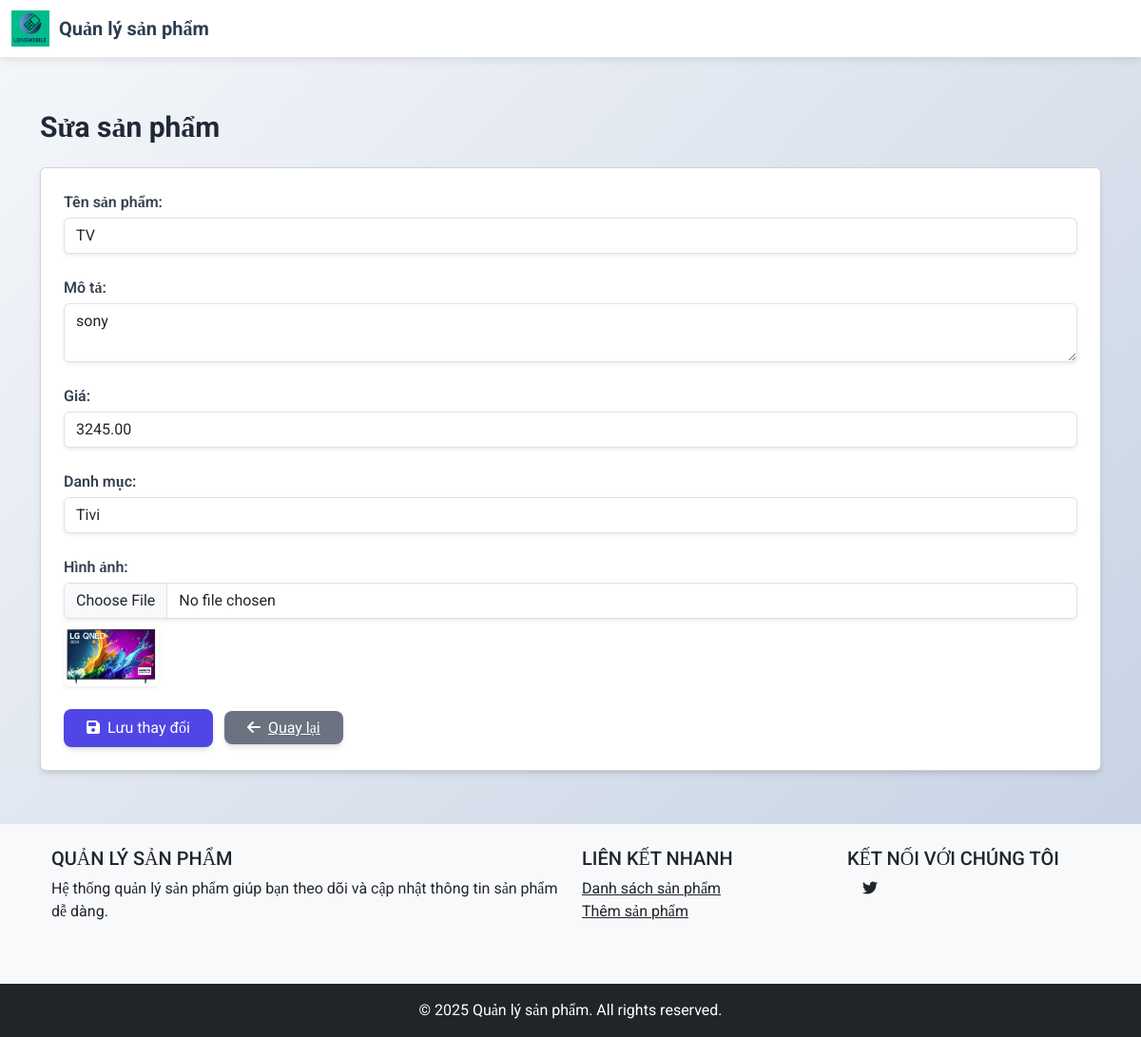
/webbanhang/Product/edit/10, run on the app's committed database.
### tables this page shows
CREATE TABLE IF NOT EXISTS `product` (
  `id` int NOT NULL AUTO_INCREMENT,
  `name` varchar(100) NOT NULL,
  `description` text,
  `price` decimal(10,2) NOT NULL,
  `image` varchar(255) DEFAULT NULL,
  `category_id` int DEFAULT NULL,
  PRIMARY KEY (`id`),
  KEY `category_id` (`category_id`),
  CONSTRAINT `product_ibfk_1` FOREIGN KEY (`category_id`) REFERENCES `category` (`id`) ON DELETE CASCADE
);

CREATE TABLE IF NOT EXISTS `category` (
  `id` int NOT NULL AUTO_INCREMENT,
  `name` varchar(100) NOT NULL,
  `description` text,
  PRIMARY KEY (`id`)
);

### webbanhang/index.php (called while the page is built, shortened)
<?php
require_once 'app/models/ProductModel.php';
$url = $_GET['url'] ?? '';
$url = rtrim($url, '/');
$url = filter_var($url, FILTER_SANITIZE_URL);
$url = explode('/', $url);
$action = isset($url[1]) && $url[1] != '' ? $url[1] : 'index';
    $controller = new $controllerName();
    call_user_func_array([$controller, $action], array_slice($url, 2));

### webbanhang/app/config/database.php (called while the page is built, shortened)
<?php
class Database {
private $host = "localhost";
private $db_name = "my_store";
private $username = "root";
private $password = "";
public function getConnection() {
$this->conn = null;
try {
$this->conn = new PDO("mysql:host=" . $this->host . ";dbname=" . $this->db_name, $this->username, $this->password);
$this->conn->exec("set names utf8");
} catch(PDOException $exception) {
echo "Connection error: " . $exception->getMessage();
}
return $this->conn;
}
}

### webbanhang/app/models/ProductModel.php (called while the page is built, shortened)
<?php
class ProductModel
{
    private $conn;
    private $table_name = "product";
    public function __construct($db)
    {
        $this->conn = $db;
    }
    public function getProductById($id)
    {
        $query = "SELECT * FROM " . $this->table_name . " WHERE id = :id";
        $stmt = $this->conn->prepare($query);
        $stmt->bindParam(':id', $id);
        $stmt->execute();
        return $stmt->fetch(PDO::FETCH_OBJ);
    }
}
?>

### webbanhang/app/models/CategoryModel.php (called while the page is built, shortened)
<?php
class CategoryModel
{
    private $conn;
    private $table_name = "category";
    public function __construct($db)
    {
        $this->conn = $db;
    }
    public function getCategories()
    {
        $query = "SELECT id, name, description FROM " . $this->table_name . " ORDER BY id DESC";
        $stmt = $this->conn->prepare($query);
        $stmt->execute();
        return $stmt->fetchAll(PDO::FETCH_OBJ);
    }
}
?>

### webbanhang/app/views/product/edit.php (the view, shortened to what this page needs)
<!DOCTYPE html>
<html lang="vi">
<head>
<link href="https://cdn.jsdelivr.net/npm/bootstrap@5.3.3/dist/css/bootstrap.min.css" rel="stylesheet">
<script src="https://cdn.tailwindcss.com"></script>
<link href="https://cdnjs.cloudflare.com/ajax/libs/font-awesome/6.5.1/css/all.min.css" rel="stylesheet">
<link href="https://unpkg.com/aos@2.3.1/dist/aos.css" rel="stylesheet">
</head>
<body class="bg-gray-100 font-['Roboto']">
    <?php include 'app/views/shares/header.php'; ?>
    <div class="container py-6">
        <h1 class="text-3xl font-bold text-gray-800 mb-6" data-aos="fade-down">Sửa sản phẩm</h1>
        <div class="card form-card bg-white rounded-lg shadow-md p-6" data-aos="fade-up">
            <form method="POST" action="/webbanhang/Product/update" enctype="multipart/form-data">
                <div class="mb-4">
                    <label for="name" class="block text-gray-700 font-semibold">Tên sản phẩm:</label>
                    <input type="text" id="name" name="name"
                           class="form-control mt-1 rounded-md shadow-sm focus:ring-indigo-500 focus:border-indigo-500"
                           value="<?php echo htmlspecialchars($product->name, ENT_QUOTES, 'UTF-8'); ?>" required>
                </div>
                <div class="mb-4">
                    <label for="description" class="block text-gray-700 font-semibold">Mô tả:</label>
                    <textarea id="description" name="description"
                              class="form-control mt-1 rounded-md shadow-sm focus:ring-indigo-500 focus:border-indigo-500"
                              required><?php echo htmlspecialchars($product->description, ENT_QUOTES, 'UTF-8'); ?></textarea>
                </div>
                <div class="mb-4">
                    <label for="price" class="block text-gray-700 font-semibold">Giá:</label>
                    <input type="number" id="price" name="price" step="0.01"
                           class="form-control mt-1 rounded-md shadow-sm focus:ring-indigo-500 focus:border-indigo-500"
                           value="<?php echo htmlspecialchars($product->price, ENT_QUOTES, 'UTF-8'); ?>" required>
                </div>
                <div class="mb-4">
                    <label for="category_id" class="block text-gray-700 font-semibold">Danh mục:</label>
                    <select id="category_id" name="category_id"
                            class="form-control mt-1 rounded-md shadow-sm focus:ring-indigo-500 focus:border-indigo-500" required>
                        <?php foreach ($categories as $category): ?>
                            <option value="<?php echo $category->id; ?>"
                                    <?php echo $category->id == $product->category_id ? 'selected' : ''; ?>>
                                <?php echo htmlspecialchars($category->name, ENT_QUOTES, 'UTF-8'); ?>
                            </option>
                        <?php endforeach; ?>
                    </select>
                </div>
                <div class="mb-4">
                    <label for="image" class="block text-gray-700 font-semibold">Hình ảnh:</label>
                    <input type="file" id="image" name="image"
                           class="form-control mt-1 rounded-md shadow-sm">
                    <?php if ($product->image): ?>
                        <img src="/webbanhang/<?php echo $product->image; ?>"
                             alt="Product Image" class="mt-2 rounded-md shadow-sm" style="max-width: 100px;">
                    <?php endif; ?>
                </div>
                <button type="submit"
                        class="bg-indigo-600 text-white px-4 py-2 rounded-lg shadow-md hover:bg-indigo-700 btn-custom">
                    <i class="fas fa-save mr-2"></i>Lưu thay đổi
                </button>
                <a href="/webbanhang/Product/list"
                   class="bg-gray-500 text-white px-4 py-2 rounded-lg shadow-md hover:bg-gray-600 btn-custom ml-2">
                    <i class="fas fa-arrow-left mr-2"></i>Quay lại
                </a>
            </form>
        </div>
    </div>
    <?php include 'app/views/shares/footer.php'; ?>
</body>
</html>

### webbanhang/app/views/product/edit.php (style rules this page uses)
.form-card { transition: all 0.3s ease; }
.btn-custom { transition: all 0.3s ease; }

### webbanhang/app/views/shares/header.php (style rules this page uses)
.container { margin-top: 2rem; }
body { background: linear-gradient(135deg, #f5f7fa 0%, #c3cfe2 100%); min-height: 100vh; }

### data on the page
product: name "TV", description "sony", price "3245.00", category_id "Tivi", image (picture)
